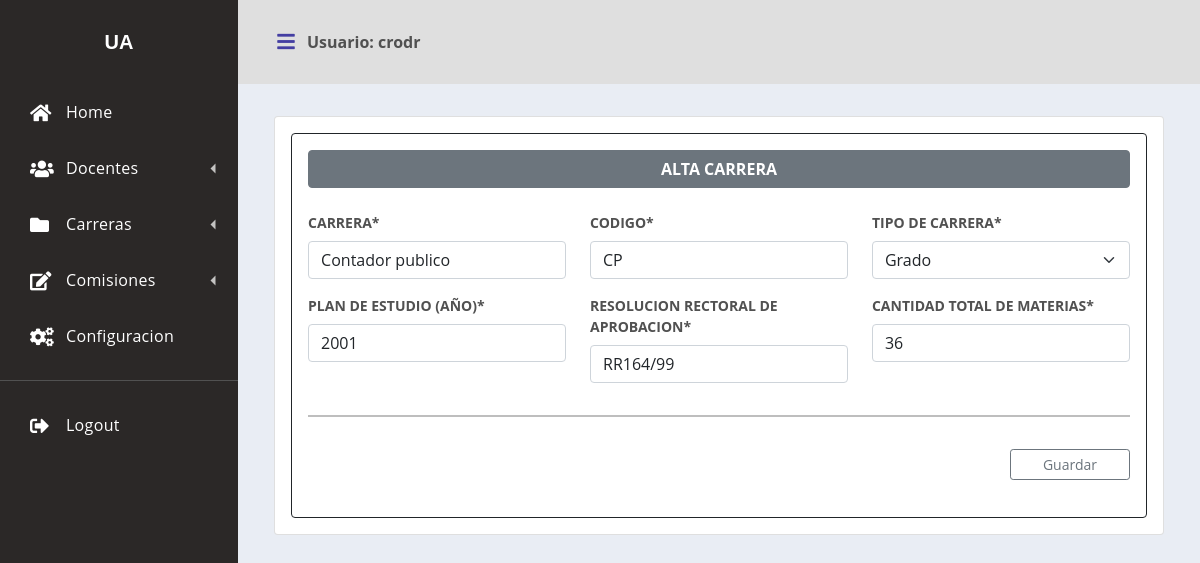
Screenshot of /editar_carrera/9 (signed in) with the database file from the repository.
### app_nomb_doc/models.py (models this page shows, shortened)
class Carreras(models.Model):   #OK
    carrera=models.CharField(max_length=40)
    codigo=models.CharField(max_length=20, unique=True)
    tipo_carrera=models.CharField(max_length=40)
    plan_de_estudio=models.IntegerField()
    resolucion_rectoral=models.CharField(max_length=20)
    cantidad_asignaturas=models.IntegerField()
    class Meta: #Para personalizar datos en admin
        verbose_name="Carrera"
        verbose_name_plural="Carreras"
        db_table="Carreras"

### app_nomb_doc/views.py (the view, shortened to what this page needs)
# urls.py: path('editar_carrera/<id>', editar_carrera, name='editarcarrera'),
@login_required
def editar_carrera (request, id):
    carrera_editar=Carreras.objects.get(id=id)
    contexto={
        'formulario':FormAltaCarrera(
            instance=carrera_editar),
    }
    return render(request, 'formularios/carreras/form_alta_carrera.html', contexto)

### app_nomb_doc/templates/formularios/carreras/form_alta_carrera.html (shortened to what this page needs)
{% extends 'static/inicio.html' %}
{% load crispy_forms_tags %}
{% block contenido %}
<body>
    <br>
    <br>
    <div class="container mt-18" style="width: 95%; font-size:14px">
    <form action="" method="POST" class="card p-3 mt-5" autocomplete="on" novalidate> {% csrf_token %}
        <div class="card border-dark p-3">
            <span class="btn btn-secondary mb-4"><strong>ALTA CARRERA</strong></span>
            <div class="row">
                <div class="col-4"><strong>{{formulario.carrera|as_crispy_field}}</strong></div>
                <div class="col-4"><strong>{{formulario.codigo|as_crispy_field}}</strong></div>
                <div class="col-4"><strong>{{formulario.tipo_carrera|as_crispy_field}}</strong></div>
            </div>
            <div class="row">
                <div class="col-4"><strong>{{formulario.plan_de_estudio|as_crispy_field}}</strong></div>
                <div class="col-4"><strong>{{formulario.resolucion_rectoral|as_crispy_field}}</strong></div>
                <div class="col-4"><strong>{{formulario.cantidad_asignaturas|as_crispy_field}}</strong></div>
            </div>
            <hr style="border: 1px solid black;">
            <div class="d-grid gap-2 d-md-flex justify-content-md-end">
                <button type="submit" class="btn btn-outline-secondary btn-sm mt-3" style="width:120px" value='Guardar'>Guardar</button>
            </div>
    <br>
        </div>
    </form>
    </div>
</body>
{% endblock %}

### app_nomb_doc/templates/static/inicio.html (shortened to what this page needs)
{% load static %}
<!DOCTYPE html>
<html lang="es">
<head>
    <link rel="stylesheet" href="https://use.fontawesome.com/releases/v5.15.4/css/all.css"/>
    <link href="https://cdn.jsdelivr.net/npm/bootstrap@5.0.2/dist/css/bootstrap.min.css" rel="stylesheet">
    <link rel="stylesheet" href="https://cdnjs.cloudflare.com/ajax/libs/font-awesome/5.15.0/css/all.min.css"/>
    <link rel="stylesheet" href={% static "css/style_inicio.css"%}/>
</head>
<body>
    <div class='dashboard'>
        <div class="dashboard-nav">
            <header>
                <a href="#" class="brand-logo"><span>UA</span></a>
            </header>
            <nav class="dashboard-nav-list">
                <a href="#" class="dashboard-nav-item"><i class="fas fa-home"></i>Home</a>
                <div class='dashboard-nav-dropdown'>
                    <a href="#!" class="dashboard-nav-item dashboard-nav-dropdown-toggle"><i class="fas fa-users"></i>Docentes</a>
                </div>
                <div class='dashboard-nav-dropdown'>
                    <a href="#!" class="dashboard-nav-item dashboard-nav-dropdown-toggle"><i class="fas fa-folder"></i>Carreras</a>
                </div>
                <div class='dashboard-nav-dropdown'>
                    <a href="#!" class="dashboard-nav-item dashboard-nav-dropdown-toggle"><i class="fas fa-edit"></i>Comisiones</a>
                </div>
                <a href="#" class="dashboard-nav-item"><i class="fas fa-cogs"></i>Configuracion</a>
                <div class="nav-item-divider"></div>
                <a href={% url "LogoutUsuario"%} class="dashboard-nav-item"><i class="fas fa-sign-out-alt"></i> Logout </a>
            </nav>
        </div>
        <div class='dashboard-app'>
            <header class='dashboard-toolbar'><a href="#!" class="menu-toggle"><i class="fas fa-bars"></i></a>
                <div class="d-grid gap-2 d-md-flex justify-content-md-end">
                    {% if user.is_authenticated %}
                        <strong>Usuario: {{user.get_username}} </strong>
                    {% endif%}
                </div>
            </header>
            {% block contenido %}  {% endblock %}
        </div>
    </div>
</body>
</html>

### app_nomb_doc/templates/static/css/style_inicio.css (style rules this page uses)
:root { --font-family-sans-serif: "Open Sans", -apple-system, BlinkMacSystemFont, "Segoe UI", Roboto, "Helvetica Neue", Arial, sans-serif, "Apple Color Emoji", "Segoe UI Emoji", "Segoe UI Symbol", "Noto Color Emoji"; }
*, *::before, *::after { -webkit-box-sizing: border-box; box-sizing: border-box; }
html { font-family: sans-serif; line-height: 1.15; -webkit-text-size-adjust: 100%; -webkit-tap-highlight-color: rgba(0, 0, 0, 0); }
nav { display: block; }
body { margin: 0; font-family: "Open Sans", -apple-system, BlinkMacSystemFont, "Segoe UI", Roboto, "Helvetica Neue", Arial, sans-serif, "Apple Color Emoji", "Segoe UI Emoji", "Segoe UI Symbol", "Noto Color Emoji"; font-size: 1rem; font-weight: 400; line-height: 1.5; color: #515151; text-align: left; background-color: #e9edf4; }
a { color: #3f84fc; text-decoration: none; background-color: transparent; }
.dashboard { display: -webkit-box; display: -webkit-flex; display: -ms-flexbox; display: flex; min-height: 100vh; }
.dashboard-app { display: -webkit-box; display: -webkit-flex; display: -ms-flexbox; display: flex; -webkit-box-orient: vertical; -webkit-box-direction: normal; -webkit-flex-direction: column; -ms-flex-direction: column; flex-direction: column; -webkit-box-flex: 2; -webkit-flex-grow: 2; -ms-flex-positive: 2; flex-grow: 2; margin-top: 20px; }
.dashboard-nav { min-width: 238px; position: fixed; left: 0; top: 0; bottom: 0; overflow: auto; background-color: #373193; }
.dashboard-nav header { min-height: 84px; padding: 8px 27px; display: -webkit-box; display: -webkit-flex; display: -ms-flexbox; display: flex; -webkit-box-pack: center; -webkit-justify-content: center; -ms-flex-pack: center; justify-content: center; -webkit-box-align: center; -webkit-align-items: center; -ms-flex-align: center; align-items: center; }
.dashboard-nav a { color: #515151; }
.dashboard-nav { background-color: #2B2827; }
.dashboard-nav a { color: #fff; }
.brand-logo { font-family: "Nunito", sans-serif; font-weight: bold; font-size: 20px; display: -webkit-box; display: -webkit-flex; display: -ms-flexbox; display: flex; color: #515151; -webkit-box-align: center; -webkit-align-items: center; -ms-flex-align: center; align-items: center; }
.dashboard-nav-list { display: -webkit-box; display: -webkit-flex; display: -ms-flexbox; display: flex; -webkit-box-orient: vertical; -webkit-box-direction: normal; -webkit-flex-direction: column; -ms-flex-direction: column; flex-direction: column; }
.dashboard-nav-item { min-height: 56px; padding: 8px 20px 8px 70px; display: -webkit-box; display: -webkit-flex; display: -ms-flexbox; display: flex; -webkit-box-align: center; -webkit-align-items: center; -ms-flex-align: center; align-items: center; letter-spacing: 0.02em; transition: ease-out 0.5s; }
.dashboard-nav-item i { width: 36px; font-size: 19px; margin-left: -40px; }
.dashboard-nav-dropdown { display: -webkit-box; display: -webkit-flex; display: -ms-flexbox; display: flex; -webkit-box-orient: vertical; -webkit-box-direction: normal; -webkit-flex-direction: column; -ms-flex-direction: column; flex-direction: column; }
.dashboard-nav-dropdown-toggle:after { content: ""; margin-left: auto; display: inline-block; width: 0; height: 0; border-left: 5px solid transparent; border-right: 5px solid transparent; border-top: 5px solid rgba(81, 81, 81, 0.8); -webkit-transform: rotate(90deg); -o-transform: rotate(90deg); transform: rotate(90deg); }
.dashboard-nav .dashboard-nav-dropdown-toggle:after { border-top-color: rgba(255, 255, 255, 0.72); }
.menu-toggle { position: relative; width: 42px; height: 42px; display: -webkit-box; display: -webkit-flex; display: -ms-flexbox; display: flex; -webkit-box-align: center; -webkit-align-items: center; -ms-flex-align: center; align-items: center; -webkit-box-pack: center; -webkit-justify-content: center; -ms-flex-pack: center; justify-content: center; color: #443ea2; }
.menu-toggle i { font-size: 20px; }
.dashboard-toolbar { min-height: 84px; background-color: #dfdfdf; display: -webkit-box; display: -webkit-flex; display: -ms-flexbox; display: flex; -webkit-box-align: center; -webkit-align-items: center; -ms-flex-align: center; align-items: center; padding: 8px 27px; position: fixed; top: 0; right: 0; left: 0; z-index: 1000; }
.nav-item-divider { height: 1px; margin: 1rem 0; overflow: hidden; background-color: #515151; }
@media (min-width: 992px) { .dashboard-app { margin-left: 238px; } }
@media (min-width: 992px) { .dashboard-toolbar { left: 238px; } }

### rows the page displays
Carreras: carrera "Contador publico", codigo "CP", tipo_carrera "Grado", plan_de_estudio "2001", resolucion_rectoral "RR164/99", cantidad_asignaturas "36"

### other values shown
{{ user.get_username }} "crodr"
